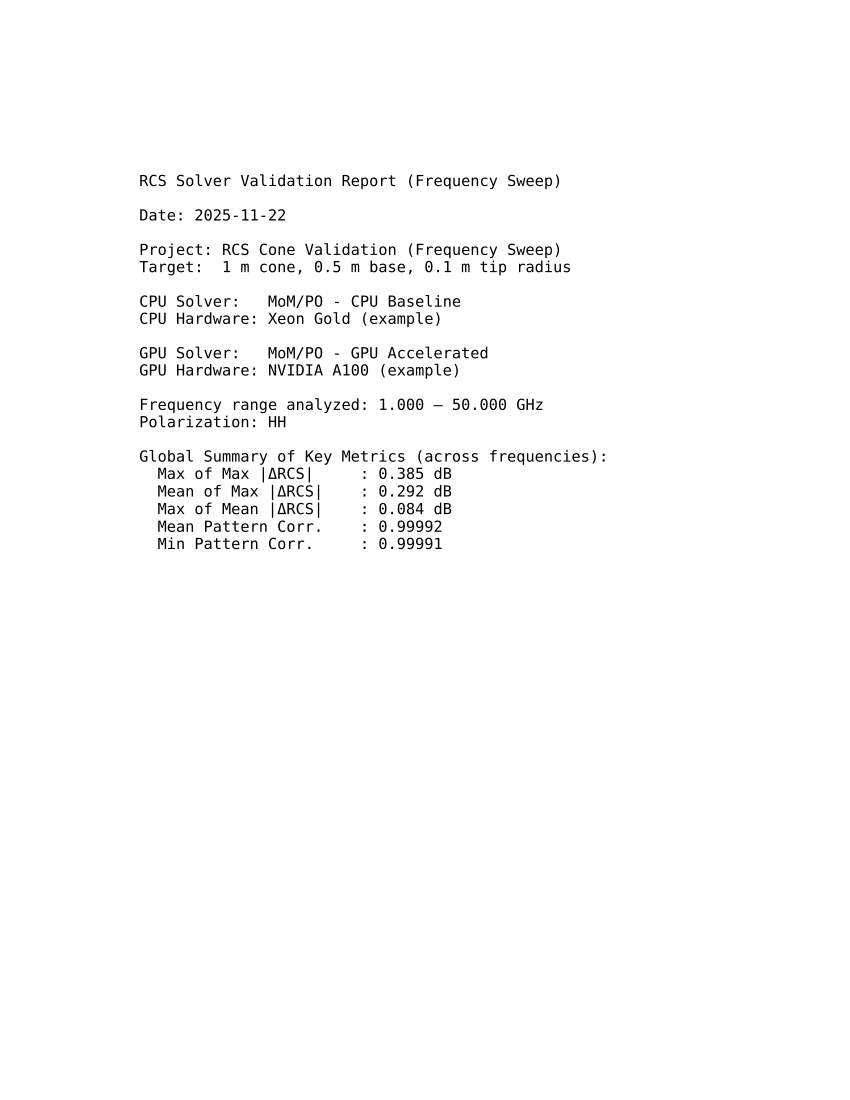

The script that saved this image:
"""
Multi-frequency RCS CPU vs GPU Validation Script
------------------------------------------------
- Loads CPU & GPU RCS results from CSV (multi-frequency)
- Computes accuracy metrics per frequency up to a max freq (e.g., 50 GHz)
- Generates a multi-page PDF report with:
    * Summary / title page
    * Metrics vs frequency plots
    * Example RCS overlay & error plots at a selected frequency

Requirements:
    pip install numpy matplotlib pandas
"""

import numpy as np
import pandas as pd
import matplotlib.pyplot as plt
from matplotlib.backends.backend_pdf import PdfPages
import datetime

# ------------------------------------------------------------
# CONFIGURATION (EDIT THIS BLOCK FOR YOUR USE CASE)
# ------------------------------------------------------------

CPU_CSV_PATH = "rcs_cpu_multi.csv"
GPU_CSV_PATH = "rcs_gpu_multi.csv"
OUTPUT_PDF   = "rcs_validation_sweep_report.pdf"

META = {
    "project_name": "RCS Cone Validation (Frequency Sweep)",
    "target_description": "1 m cone, 0.5 m base, 0.1 m tip radius",
    "solver_cpu": "MoM/PO - CPU Baseline",
    "solver_gpu": "MoM/PO - GPU Accelerated",
    "cpu_hardware": "Xeon Gold (example)",
    "gpu_hardware": "NVIDIA A100 (example)",
    "polarization": "HH",
}

# Only evaluate frequencies up to this value (GHz)
FREQ_MAX_GHZ = 50.0
FREQ_MIN_GHZ = 0.0  # Set >0 if you want to ignore very low freqs

# Set to True if your theta wraps around and you want to unwrap it
UNWRAP_ANGLES = False


# ------------------------------------------------------------
# DATA LOADING
# ------------------------------------------------------------

def load_rcs_multifreq_csv(path):
    """
    Load multi-frequency RCS data from a CSV file.

    Expected columns:
        freq_ghz, theta_deg, rcs_db
    (You can adjust the column name lists below.)

    Returns
    -------
    df : pandas.DataFrame
        columns: freq_ghz, theta_deg, rcs_db
    """
    df = pd.read_csv(path)

    # Allow some flexibility in column names
    freq_cols  = ["freq_ghz", "frequency_ghz", "freq", "f_ghz"]
    theta_cols = ["theta_deg", "theta", "angle_deg", "angle"]
    rcs_cols   = ["rcs_db", "rcs_dB", "rcs", "RCS_dB"]

    freq_col  = _find_column(df, freq_cols, "frequency")
    theta_col = _find_column(df, theta_cols, "theta")
    rcs_col   = _find_column(df, rcs_cols, "rcs")

    df = df[[freq_col, theta_col, rcs_col]].copy()
    df.columns = ["freq_ghz", "theta_deg", "rcs_db"]  # normalize

    df["freq_ghz"]   = df["freq_ghz"].astype(float)
    df["theta_deg"]  = df["theta_deg"].astype(float)
    df["rcs_db"]     = df["rcs_db"].astype(float)

    return df


def _find_column(df, candidates, logical_name):
    for c in df.columns:
        if c in candidates:
            return c
    raise ValueError(
        f"No {logical_name} column found. "
        f"Expected one of {candidates}, got {list(df.columns)}"
    )


# ------------------------------------------------------------
# CORE MATH / METRICS
# ------------------------------------------------------------

def unwrap_deg(ang_deg):
    """Unwrap angles in degrees (like MATLAB unwrap, but in deg)."""
    ang_rad = np.deg2rad(ang_deg)
    ang_unwrapped = np.unwrap(ang_rad)
    return np.rad2deg(ang_unwrapped)


def normalize_angle_input(x, name="angle"):
    """Convert to 1D float array, remove NaNs."""
    x = np.asarray(x, dtype=float).ravel()
    mask = ~np.isnan(x)
    if not np.any(mask):
        raise ValueError(f"Input {name} contains only NaNs.")
    return x[mask]


def normalize_numeric_input(x, name="value"):
    """Convert to 1D float array."""
    x = np.asarray(x, dtype=float).ravel()
    return x


def compute_rcs_metrics_single(theta_cpu_deg,
                               rcs_cpu_dB,
                               theta_gpu_deg,
                               rcs_gpu_dB,
                               unwrap=False):
    """
    Compute comparison metrics between CPU and GPU RCS curves at a single frequency.

    Returns
    -------
    result : dict with:
        theta_deg
        rcs_cpu_dB
        rcs_gpu_dB
        diff_dB
        maxAbsDiff_dB
        meanAbsDiff_dB
        p95AbsDiff_dB
        rmsDiff_lin
        nrmse_lin
        corr_coeff
    """
    # Normalize inputs
    theta_cpu_deg = normalize_angle_input(theta_cpu_deg, "theta_cpu_deg")
    theta_gpu_deg = normalize_angle_input(theta_gpu_deg, "theta_gpu_deg")
    rcs_cpu_dB    = normalize_numeric_input(rcs_cpu_dB, "rcs_cpu_dB")
    rcs_gpu_dB    = normalize_numeric_input(rcs_gpu_dB, "rcs_gpu_dB")

    if unwrap:
        theta_cpu_deg = unwrap_deg(theta_cpu_deg)
        theta_gpu_deg = unwrap_deg(theta_gpu_deg)

    # Interpolate GPU RCS onto CPU angle grid if grids differ
    if (theta_cpu_deg.shape != theta_gpu_deg.shape) or \
       (not np.allclose(theta_cpu_deg, theta_gpu_deg)):
        sort_idx = np.argsort(theta_gpu_deg)
        theta_gpu_sorted = theta_gpu_deg[sort_idx]
        rcs_gpu_sorted   = rcs_gpu_dB[sort_idx]

        # linear interpolation
        rcs_gpu_interp = np.interp(theta_cpu_deg, theta_gpu_sorted, rcs_gpu_sorted)
        theta_common_deg   = theta_cpu_deg
        rcs_cpu_common_dB  = rcs_cpu_dB
        rcs_gpu_common_dB  = rcs_gpu_interp
    else:
        theta_common_deg   = theta_cpu_deg
        rcs_cpu_common_dB  = rcs_cpu_dB
        rcs_gpu_common_dB  = rcs_gpu_dB

    # Difference in dB
    diff_dB = rcs_gpu_common_dB - rcs_cpu_common_dB

    # Linear-domain metrics
    sigma_cpu_lin = 10.0 ** (rcs_cpu_common_dB / 10.0)
    sigma_gpu_lin = 10.0 ** (rcs_gpu_common_dB / 10.0)
    diff_lin      = sigma_gpu_lin - sigma_cpu_lin

    rmsDiff_lin = float(np.sqrt(np.mean(diff_lin ** 2)))
    max_cpu_lin = float(np.max(sigma_cpu_lin))
    nrmse_lin   = float(rmsDiff_lin / max_cpu_lin) if max_cpu_lin > 0 else np.nan

    abs_diff_dB = np.abs(diff_dB)
    maxAbsDiff_dB  = float(np.max(abs_diff_dB))
    meanAbsDiff_dB = float(np.mean(abs_diff_dB))
    p95AbsDiff_dB  = float(np.percentile(abs_diff_dB, 95))

    # Pattern correlation in dB-domain
    x = rcs_cpu_common_dB - np.mean(rcs_cpu_common_dB)
    y = rcs_gpu_common_dB - np.mean(rcs_gpu_common_dB)
    denom = np.sqrt(np.sum(x**2) * np.sum(y**2))
    if denom > 0:
        corr_coeff = float(np.sum(x * y) / denom)
    else:
        corr_coeff = np.nan

    result = {
        "theta_deg":       theta_common_deg,
        "rcs_cpu_dB":      rcs_cpu_common_dB,
        "rcs_gpu_dB":      rcs_gpu_common_dB,
        "diff_dB":         diff_dB,
        "maxAbsDiff_dB":   maxAbsDiff_dB,
        "meanAbsDiff_dB":  meanAbsDiff_dB,
        "p95AbsDiff_dB":   p95AbsDiff_dB,
        "rmsDiff_lin":     rmsDiff_lin,
        "nrmse_lin":       nrmse_lin,
        "corr_coeff":      corr_coeff,
    }
    return result


# ------------------------------------------------------------
# PLOTTING / PDF REPORT
# ------------------------------------------------------------

def add_sweep_title_page(pdf, meta, global_metrics, freqs_ghz):
    """Create a title/summary page for the sweep."""
    fig = plt.figure(figsize=(8.5, 11))
    fig.clf()

    text = []

    text.append("RCS Solver Validation Report (Frequency Sweep)")
    text.append("")
    text.append(f"Date: {datetime.date.today().isoformat()}")
    text.append("")
    text.append(f"Project: {meta.get('project_name', 'N/A')}")
    text.append(f"Target:  {meta.get('target_description', 'N/A')}")
    text.append("")
    text.append(f"CPU Solver:   {meta.get('solver_cpu', 'N/A')}")
    text.append(f"CPU Hardware: {meta.get('cpu_hardware', 'N/A')}")
    text.append("")
    text.append(f"GPU Solver:   {meta.get('solver_gpu', 'N/A')}")
    text.append(f"GPU Hardware: {meta.get('gpu_hardware', 'N/A')}")
    text.append("")
    if len(freqs_ghz) > 0:
        f_min = float(np.min(freqs_ghz))
        f_max = float(np.max(freqs_ghz))
        text.append(f"Frequency range analyzed: {f_min:.3f} – {f_max:.3f} GHz")
    else:
        text.append("Frequency range analyzed: (none)")
    text.append(f"Polarization: {meta.get('polarization', 'N/A')}")
    text.append("")
    text.append("Global Summary of Key Metrics (across frequencies):")
    text.append(f"  Max of Max |ΔRCS|     : {global_metrics['global_max_maxAbsDiff_dB']:.3f} dB")
    text.append(f"  Mean of Max |ΔRCS|    : {global_metrics['global_mean_maxAbsDiff_dB']:.3f} dB")
    text.append(f"  Max of Mean |ΔRCS|    : {global_metrics['global_max_meanAbsDiff_dB']:.3f} dB")
    text.append(f"  Mean Pattern Corr.    : {global_metrics['global_mean_corr_coeff']:.5f}")
    text.append(f"  Min Pattern Corr.     : {global_metrics['global_min_corr_coeff']:.5f}")

    full_text = "\n".join(text)
    plt.text(0.05, 0.95, full_text,
             va="top", ha="left", fontsize=11, family="monospace")
    plt.axis("off")
    pdf.savefig(fig)
    plt.close(fig)


def add_metrics_vs_freq_page(pdf, freqs_ghz, metrics_by_freq):
    """Plot key metrics vs frequency."""
    fig, axes = plt.subplots(2, 2, figsize=(10, 7))
    ax1, ax2, ax3, ax4 = axes.flatten()

    maxAbsDiff_dB = np.array([m["maxAbsDiff_dB"] for m in metrics_by_freq])
    meanAbsDiff_dB = np.array([m["meanAbsDiff_dB"] for m in metrics_by_freq])
    corr_coeff = np.array([m["corr_coeff"] for m in metrics_by_freq])
    nrmse_lin = np.array([m["nrmse_lin"] for m in metrics_by_freq])

    ax1.plot(freqs_ghz, maxAbsDiff_dB, marker='o')
    ax1.set_title("Max |ΔRCS| vs Frequency")
    ax1.set_xlabel("Frequency (GHz)")
    ax1.set_ylabel("Max |ΔRCS| (dB)")
    ax1.grid(True)

    ax2.plot(freqs_ghz, meanAbsDiff_dB, marker='o')
    ax2.set_title("Mean |ΔRCS| vs Frequency")
    ax2.set_xlabel("Frequency (GHz)")
    ax2.set_ylabel("Mean |ΔRCS| (dB)")
    ax2.grid(True)

    ax3.plot(freqs_ghz, corr_coeff, marker='o')
    ax3.set_title("Pattern Correlation vs Frequency")
    ax3.set_xlabel("Frequency (GHz)")
    ax3.set_ylabel("Correlation Coefficient")
    ax3.grid(True)

    ax4.plot(freqs_ghz, nrmse_lin, marker='o')
    ax4.set_title("NRMSE (Linear) vs Frequency")
    ax4.set_xlabel("Frequency (GHz)")
    ax4.set_ylabel("NRMSE")
    ax4.grid(True)

    plt.tight_layout()
    pdf.savefig(fig)
    plt.close(fig)


def add_overlay_plot(pdf, theta_deg, rcs_cpu_dB, rcs_gpu_dB, freq_ghz):
    """CPU vs GPU RCS overlay plot for a specific frequency."""
    fig = plt.figure(figsize=(8.5, 5))
    plt.plot(theta_deg, rcs_cpu_dB, label="CPU", linewidth=1.5)
    plt.plot(theta_deg, rcs_gpu_dB, "--", label="GPU", linewidth=1.5)
    plt.grid(True)
    plt.xlabel("Angle (deg)")
    plt.ylabel("RCS (dB)")
    plt.title(f"CPU vs GPU RCS Comparison @ {freq_ghz:.3f} GHz")
    plt.legend()
    plt.tight_layout()
    pdf.savefig(fig)
    plt.close(fig)


def add_diff_plot(pdf, theta_deg, diff_dB, freq_ghz):
    """ΔRCS vs angle plot for a specific frequency."""
    fig = plt.figure(figsize=(8.5, 5))
    plt.plot(theta_deg, diff_dB, linewidth=1.5)
    plt.grid(True)
    plt.xlabel("Angle (deg)")
    plt.ylabel("ΔRCS = GPU - CPU (dB)")
    plt.title(f"Difference Plot (ΔRCS vs Angle) @ {freq_ghz:.3f} GHz")
    plt.tight_layout()
    pdf.savefig(fig)
    plt.close(fig)


def add_hist_plot(pdf, diff_dB, freq_ghz):
    """Histogram of ΔRCS at a specific frequency."""
    fig = plt.figure(figsize=(8.5, 5))
    plt.hist(diff_dB, bins=40)
    plt.grid(True)
    plt.xlabel("ΔRCS (dB)")
    plt.ylabel("Count")
    plt.title(f"Histogram of ΔRCS (GPU - CPU) @ {freq_ghz:.3f} GHz")
    plt.tight_layout()
    pdf.savefig(fig)
    plt.close(fig)


# ------------------------------------------------------------
# MAIN ENTRY POINT
# ------------------------------------------------------------

def main():
    # Load multi-frequency data
    df_cpu = load_rcs_multifreq_csv(CPU_CSV_PATH)
    df_gpu = load_rcs_multifreq_csv(GPU_CSV_PATH)

    # Get unique frequencies present in both CPU & GPU datasets
    freqs_cpu = set(df_cpu["freq_ghz"].unique())
    freqs_gpu = set(df_gpu["freq_ghz"].unique())
    freqs_common = sorted(list(freqs_cpu.intersection(freqs_gpu)))

    # Filter by requested frequency range
    freqs_common = [f for f in freqs_common if (FREQ_MIN_GHZ <= f <= FREQ_MAX_GHZ)]

    if not freqs_common:
        raise RuntimeError("No common frequencies in the specified range.")

    metrics_by_freq = []
    freqs_used = []

    # Compute metrics per frequency
    for f in freqs_common:
        sub_cpu = df_cpu[df_cpu["freq_ghz"] == f]
        sub_gpu = df_gpu[df_gpu["freq_ghz"] == f]

        theta_cpu = sub_cpu["theta_deg"].to_numpy()
        rcs_cpu   = sub_cpu["rcs_db"].to_numpy()
        theta_gpu = sub_gpu["theta_deg"].to_numpy()
        rcs_gpu   = sub_gpu["rcs_db"].to_numpy()

        m = compute_rcs_metrics_single(theta_cpu,
                                       rcs_cpu,
                                       theta_gpu,
                                       rcs_gpu,
                                       unwrap=UNWRAP_ANGLES)
        m["freq_ghz"] = f
        metrics_by_freq.append(m)
        freqs_used.append(f)

    freqs_used = np.array(freqs_used, dtype=float)

    # Compute global summary (across frequencies)
    maxAbs_all = np.array([m["maxAbsDiff_dB"] for m in metrics_by_freq])
    meanAbs_all = np.array([m["meanAbsDiff_dB"] for m in metrics_by_freq])
    corr_all = np.array([m["corr_coeff"] for m in metrics_by_freq])

    global_metrics = {
        "global_max_maxAbsDiff_dB": float(np.max(maxAbs_all)),
        "global_mean_maxAbsDiff_dB": float(np.mean(maxAbs_all)),
        "global_max_meanAbsDiff_dB": float(np.max(meanAbs_all)),
        "global_mean_corr_coeff": float(np.mean(corr_all)),
        "global_min_corr_coeff": float(np.min(corr_all)),
    }

    # Pick one representative frequency to show full plots
    # Option 1: worst-case by max |ΔRCS|
    worst_idx = int(np.argmax(maxAbs_all))
    worst_freq = metrics_by_freq[worst_idx]["freq_ghz"]
    worst_metrics = metrics_by_freq[worst_idx]

    print("-------------------------------------------------")
    print("Frequencies analyzed (GHz):")
    print(freqs_used)
    print("Global summary:")
    print(f"  Max of Max |ΔRCS|     : {global_metrics['global_max_maxAbsDiff_dB']:.3f} dB")
    print(f"  Mean of Max |ΔRCS|    : {global_metrics['global_mean_maxAbsDiff_dB']:.3f} dB")
    print(f"  Max of Mean |ΔRCS|    : {global_metrics['global_max_meanAbsDiff_dB']:.3f} dB")
    print(f"  Mean Corr. Coeff.     : {global_metrics['global_mean_corr_coeff']:.5f}")
    print(f"  Min Corr. Coeff.      : {global_metrics['global_min_corr_coeff']:.5f}")
    print("Worst-case frequency by Max |ΔRCS|: "
          f"{worst_freq:.3f} GHz (Max |ΔRCS| = {maxAbs_all[worst_idx]:.3f} dB)")
    print("-------------------------------------------------")

    # Generate PDF report
    with PdfPages(OUTPUT_PDF) as pdf:
        add_sweep_title_page(pdf, META, global_metrics, freqs_used)
        add_metrics_vs_freq_page(pdf, freqs_used, metrics_by_freq)
        # Example full plots at worst-case frequency
        add_overlay_plot(pdf,
                         worst_metrics["theta_deg"],
                         worst_metrics["rcs_cpu_dB"],
                         worst_metrics["rcs_gpu_dB"],
                         worst_freq)
        add_diff_plot(pdf,
                      worst_metrics["theta_deg"],
                      worst_metrics["diff_dB"],
                      worst_freq)
        add_hist_plot(pdf,
                      worst_metrics["diff_dB"],
                      worst_freq)

    print("RCS Sweep Validation Report generated:")
    print(f"  {OUTPUT_PDF}")
    print("-------------------------------------------------")


if __name__ == "__main__":
    main()
